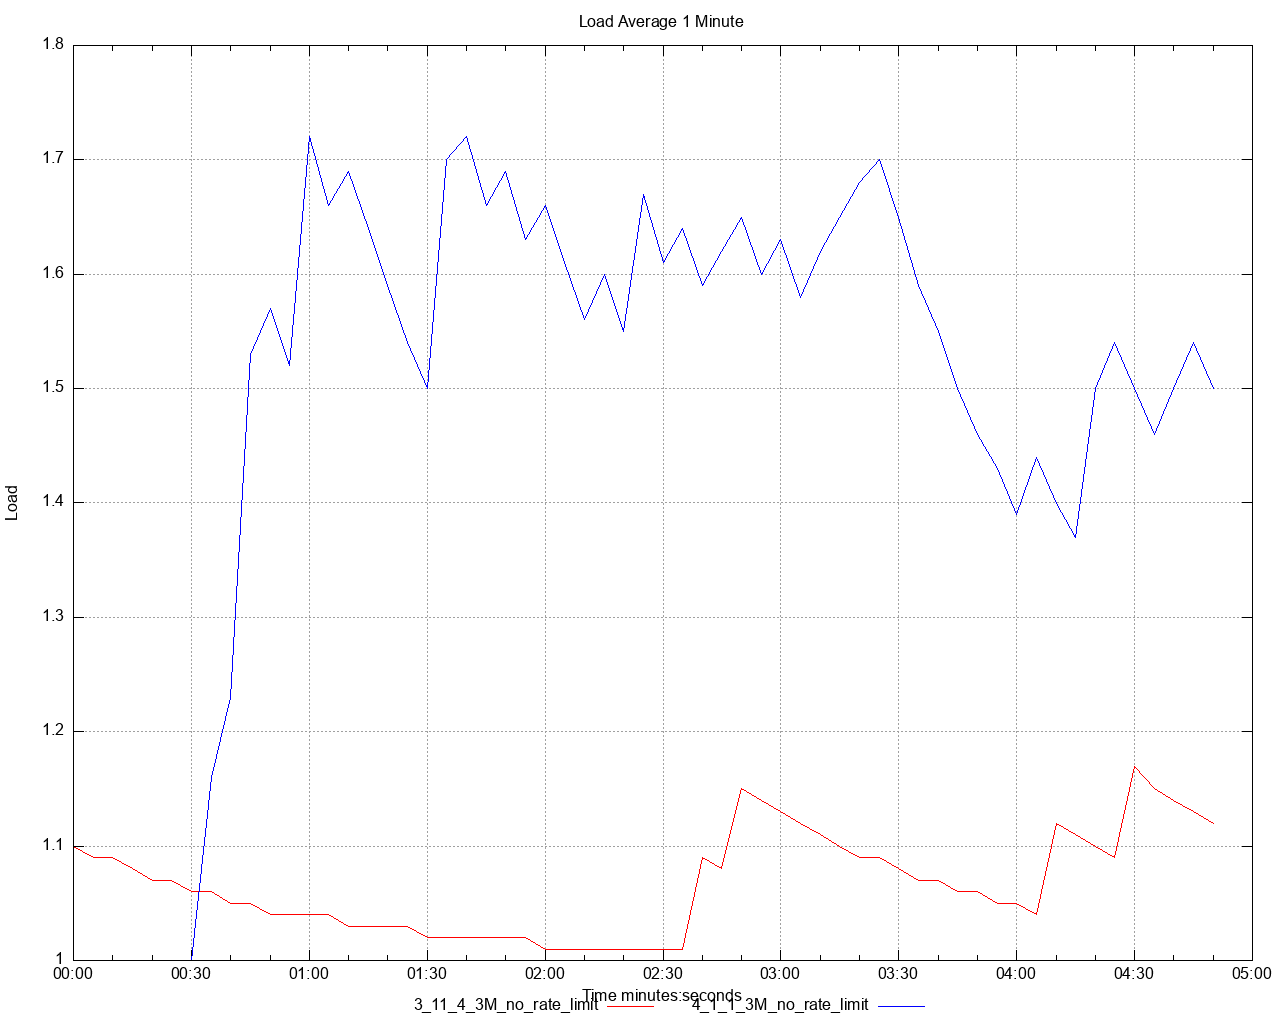

Generate this figure with gnuplot:
set title 'Load Average 1 Minute' noenhanced
set style data lines
set datafile separator ","
set terminal png size 1280,1024
set grid
set key below
set xdata time
set timefmt "%s"
offset = 0
t0(x)=(offset=($0==0) ? x : offset, x - offset)
set xlabel 'Time minutes:seconds'
set ylabel 'Load'
set output '/Users/ahmet.mircik/simulator/tests/report_3M_no_rate_limit/dstat/load_average_1m_A3.png'
plot \
   '/Users/ahmet.mircik/simulator/tests/report_3M_no_rate_limit/data/load_average_1m_A3_1.data' using (t0(timecolumn(1))):2 title "3_11_4_3M_no_rate_limit" noenhanced lt rgb "red", \
   '/Users/ahmet.mircik/simulator/tests/report_3M_no_rate_limit/data/load_average_1m_A3_2.data' using (t0(timecolumn(1))):2 title "4_1_1_3M_no_rate_limit" noenhanced lt rgb "blue", \
